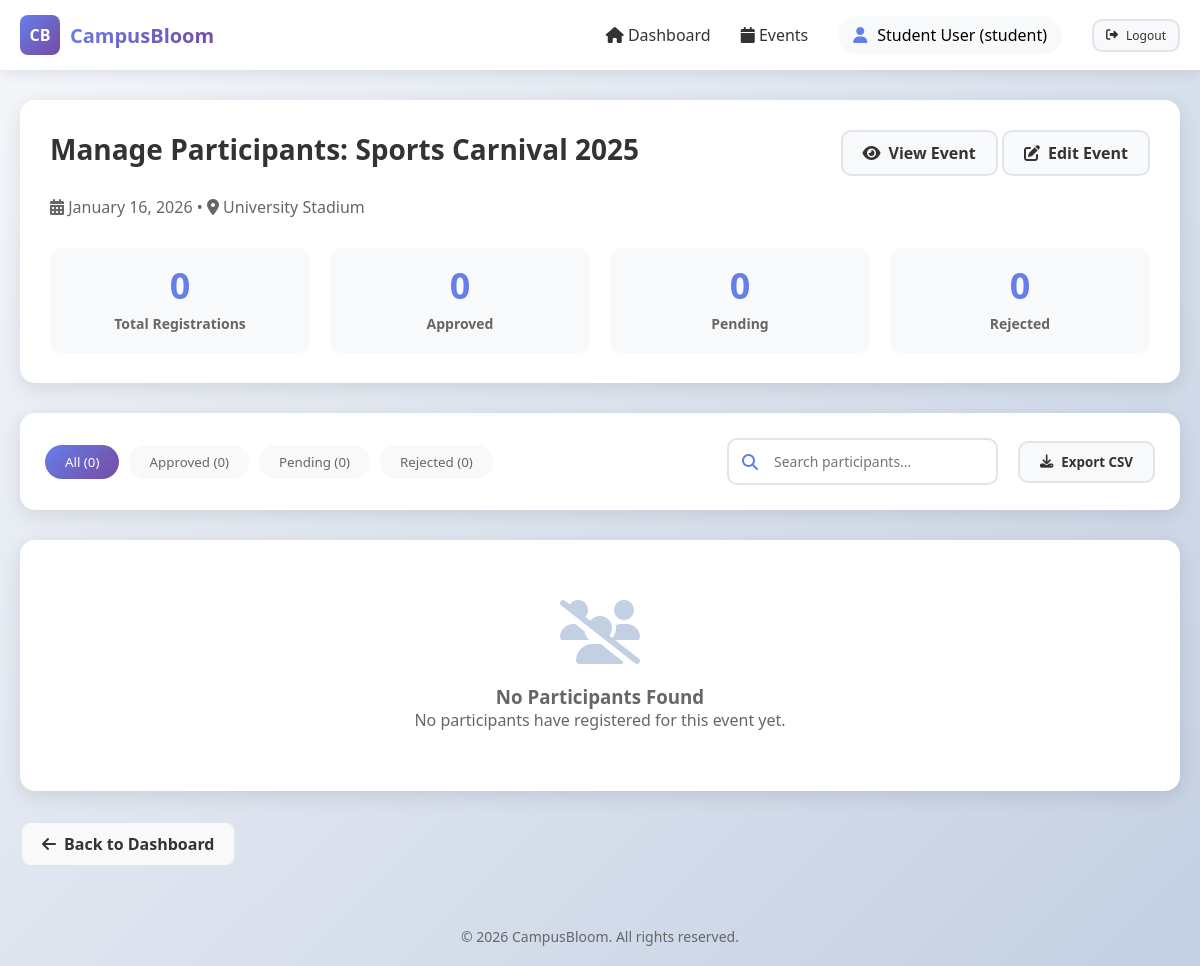
Page /manage.php?id=2 (signed in) on the committed database.
### tables this page shows
CREATE TABLE `events` (
  `id` int(11) NOT NULL,
  `event_name` varchar(255) NOT NULL,
  `description` text DEFAULT NULL,
  `organizer` varchar(255) NOT NULL,
  `organizer_email` varchar(255) NOT NULL,
  `event_type` varchar(100) NOT NULL,
  `venue` varchar(255) NOT NULL,
  `event_date` date NOT NULL,
  `event_time` time NOT NULL,
  `mode` enum('physical','online','hybrid') DEFAULT 'physical',
  `reg_close_date` date DEFAULT NULL,
  `max_participants` int(11) DEFAULT NULL,
  `fee` enum('free','paid') DEFAULT 'free',
  `fee_amount` decimal(10,2) DEFAULT 0.00,
  `contact_person` varchar(100) DEFAULT NULL,
  `contact_no` varchar(20) DEFAULT NULL,
  `remarks` text DEFAULT NULL,
  `status` enum('active','inactive') DEFAULT 'active',
  `created_by` int(11) NOT NULL,
  `created_at` timestamp NOT NULL DEFAULT current_timestamp(),
  `last_updated` timestamp NOT NULL DEFAULT current_timestamp() ON UPDATE current_timestamp()
);

### config.php (called while the page is built, shortened)
<?php
function formatDate($date, $format = 'F j, Y') {
    return date($format, strtotime($date));
}
?>

### manage.php (the view, shortened to what this page needs)
<?php
require_once 'config.php';
$event_id = (int)$_GET['id'];
$current_user = $_SESSION['currentUser'] ?? [];
$user_role = $current_user['role'] ?? 'public';
$check_stmt = $conn->prepare("SELECT * FROM events WHERE id = ?");
$check_stmt->bind_param("i", $event_id);
$check_stmt->execute();
$event_result = $check_stmt->get_result();
$event = $event_result->fetch_assoc();
$details_stmt = $conn->prepare("
    SELECT e.*,
           (SELECT COUNT(*) FROM registrations WHERE event_id = e.id) as total_registrations,
           (SELECT COUNT(*) FROM registrations WHERE event_id = e.id AND status = 'approved') as approved_count,
           (SELECT COUNT(*) FROM registrations WHERE event_id = e.id AND status = 'pending') as pending_count,
           (SELECT COUNT(*) FROM registrations WHERE event_id = e.id AND status = 'rejected') as rejected_count
    FROM events e
    WHERE e.id = ?
");
$details_stmt->bind_param("i", $event_id);
$details_stmt->execute();
$event_details = $details_stmt->get_result()->fetch_assoc();
$filter = isset($_GET['filter']) ? $_GET['filter'] : 'all';
$search = isset($_GET['search']) ? $_GET['search'] : '';
$participants_sql = "
    SELECT r.*, u.name, u.email, u.phone, u.organization, u.role as user_role
    FROM registrations r
    JOIN users u ON r.user_id = u.id
    WHERE r.event_id = ?
";
$params = [$event_id];
$types = 'i';
$participants_sql .= " ORDER BY r.created_at DESC";
$participants_stmt = $conn->prepare($participants_sql);
if (!empty($params)) {
    $participants_stmt->bind_param($types, ...$params);
}
$participants_stmt->execute();
$participants = $participants_stmt->get_result();
$total_participants = $participants->num_rows;
?>
<!DOCTYPE html>
<html lang="en">
<head>
    <link rel="stylesheet" href="https://cdnjs.cloudflare.com/ajax/libs/font-awesome/6.4.0/css/all.min.css">
</head>
<body>
    <nav class="navbar">
        <div class="navbar-container">
            <a href="dashboard.php" class="logo">
                <div class="logo-icon">CB</div>
                <div class="logo-text">CampusBloom</div>
            </a>
            <div class="nav-links">
                <a href="dashboard.php"><i class="fas fa-home"></i> Dashboard</a>
                <a href="events.php"><i class="fas fa-calendar"></i> Events</a>
                <div class="user-info">
                    <i class="fas fa-user"></i>
                    <span><?php echo htmlspecialchars($current_user['name'] ?? 'User'); ?> (<?php echo htmlspecialchars($user_role); ?>)</span>
                </div>
                <a href="logout.php" class="btn btn-secondary btn-sm"><i class="fas fa-sign-out-alt"></i> Logout</a>
            </div>
        </div>
    </nav>
    <div class="manage-container">
        <div class="manage-header">
            <div class="header-title">
                <h1>Manage Participants: <?php echo htmlspecialchars($event['event_name']); ?></h1>
                <div>
                    <a href="view_event.php?id=<?php echo $event_id; ?>" class="btn btn-secondary">
                        <i class="fas fa-eye"></i> View Event
                    </a>
                    <a href="edit_event.php?id=<?php echo $event_id; ?>" class="btn btn-secondary">
                        <i class="fas fa-edit"></i> Edit Event
                    </a>
                </div>
            </div>
            <p style="color: #666; margin-bottom: 20px;">
                <i class="fas fa-calendar-alt"></i> <?php echo formatDate($event['event_date']); ?> •
                <i class="fas fa-map-marker-alt"></i> <?php echo htmlspecialchars($event['venue']); ?>
            </p>
            <div class="event-stats">
                <div class="stat-card">
                    <div class="stat-number"><?php echo $event_details['total_registrations']; ?></div>
                    <div class="stat-label">Total Registrations</div>
                </div>
                <div class="stat-card">
                    <div class="stat-number"><?php echo $event_details['approved_count']; ?></div>
                    <div class="stat-label">Approved</div>
                </div>
                <div class="stat-card">
                    <div class="stat-number"><?php echo $event_details['pending_count']; ?></div>
                    <div class="stat-label">Pending</div>
                </div>
                <div class="stat-card">
                    <div class="stat-number"><?php echo $event_details['rejected_count']; ?></div>
                    <div class="stat-label">Rejected</div>
                </div>
            </div>
        </div>
        <div class="manage-actions">
            <div class="filter-tabs">
                <button class="filter-tab <?php echo $filter == 'all' ? 'active' : ''; ?>" onclick="window.location.href='?id=<?php echo $event_id; ?>&filter=all'">
                    All (<?php echo $event_details['total_registrations']; ?>)
                </button>
                <button class="filter-tab <?php echo $filter == 'approved' ? 'active' : ''; ?>" onclick="window.location.href='?id=<?php echo $event_id; ?>&filter=approved'">
                    Approved (<?php echo $event_details['approved_count']; ?>)
                </button>
                <button class="filter-tab <?php echo $filter == 'pending' ? 'active' : ''; ?>" onclick="window.location.href='?id=<?php echo $event_id; ?>&filter=pending'">
                    Pending (<?php echo $event_details['pending_count']; ?>)
                </button>
                <button class="filter-tab <?php echo $filter == 'rejected' ? 'active' : ''; ?>" onclick="window.location.href='?id=<?php echo $event_id; ?>&filter=rejected'">
                    Rejected (<?php echo $event_details['rejected_count']; ?>)
                </button>
            </div>
            <form method="GET" action="" class="search-box">
                <i class="fas fa-search"></i>
                <input type="text" name="search" placeholder="Search participants..." value="<?php echo htmlspecialchars($search); ?>">
            </form>
            <form method="POST" action="" id="bulkForm">
                <div class="bulk-actions">
                    <button type="submit" name="action" value="export_csv" class="btn btn-secondary">
                        <i class="fas fa-download"></i> Export CSV
                    </button>
                </div>
            </form>
        </div>
        <div class="participants-table">
            <?php if ($total_participants > 0): ?>
                <div class="table-header">
                    <div><input type="checkbox" id="selectAll"></div>
                    <div>Participant</div>
                    <div>Contact</div>
                    <div>Organization</div>
                    <div>Role</div>
                    <div>Status</div>
                    <div>Attendance</div>
                    <div>Actions</div>
                </div>
                <form method="POST" action="" id="participantsForm">
                    <input type="hidden" name="id" value="<?php echo $event_id; ?>">
                    <?php while($participant = $participants->fetch_assoc()):
                        $has_attended = columnExists('registrations', 'attended');
                        $has_status = columnExists('registrations', 'status');
                        $participant_status = $has_status ? $participant['status'] : 'pending';
                        $participant_attended = $has_attended ? $participant['attended'] : 0;
                    ?>
                        <div class="table-row">
                            <div>
                                <input type="checkbox" name="selected_participants[]" value="<?php echo $participant['id']; ?>" class="participant-checkbox">
                            </div>
                            <div>
                                <strong><?php echo htmlspecialchars($participant['name']); ?></strong>
                                <div style="font-size: 12px; color: #666; margin-top: 3px;">
                                    Reg: <?php echo formatDate($participant['created_at']); ?>
                                </div>
                            </div>
                            <div>
                                <div><?php echo htmlspecialchars($participant['email']); ?></div>
                                <div style="font-size: 12px; color: #666; margin-top: 3px;">
                                    <?php echo !empty($participant['phone']) ? htmlspecialchars($participant['phone']) : 'No phone'; ?>
                                </div>
                            </div>
                            <div>
                                <?php echo !empty($participant['organization']) ? htmlspecialchars($participant['organization']) : '—'; ?>
                            </div>
                            <div>
                                <span style="padding: 4px 10px; background: #f0f0f0; border-radius: 3px; font-size: 12px; text-transform: capitalize;">
                                    <?php echo htmlspecialchars($participant['user_role']); ?>
                                </span>
                            </div>
                            <div>
                                <?php if ($has_status): ?>
                                    <span class="status-badge status-<?php echo $participant_status; ?>">
                                        <?php echo $participant_status; ?>
                                    </span>
                                <?php else: ?>
                                    <span class="status-badge status-pending">
                                        Pending
                                    </span>
                                <?php endif; ?>
                            </div>
                            <div>
                                <?php if ($has_status && $participant_status == 'approved' && $has_attended): ?>
                                    <span class="attendance-badge <?php echo $participant_attended ? 'attended' : 'not-attended'; ?>">
                                        <?php echo $participant_attended ? 'Attended' : 'Not Attended'; ?>
                                    </span>
                                <?php else: ?>
                                    <span style="color: #999; font-size: 12px;">N/A</span>
                                <?php endif; ?>
                            </div>
                            <div>
                                <div class="action-buttons">
                                    <?php if ($has_status && $participant_status == 'pending'): ?>
                                        <button type="submit" name="action" value="approve" class="btn btn-primary btn-sm">
                                            <i class="fas fa-check"></i>
                                        </button>
                                        <button type="submit" name="action" value="reject" class="btn btn-secondary btn-sm" style="background: #ff6b6b; color: white;">
                                            <i class="fas fa-times"></i>
                                        </button>
                                    <?php elseif ($has_status && $participant_status == 'approved'): ?>
                                        <?php if ($has_attended && $participant_attended): ?>
                                            <button type="submit" name="action" value="remove_attendance" class="btn btn-secondary btn-sm">
                                                <i class="fas fa-user-times"></i>
                                            </button>
                                        <?php elseif ($has_attended): ?>
                                            <button type="submit" name="action" value="mark_attended" class="btn btn-primary btn-sm">
                                                <i class="fas fa-user-check"></i>
                                            </button>
                                        <?php endif; ?>
                                    <?php elseif ($has_status && $participant_status == 'rejected'): ?>
                                        <button type="submit" name="action" value="approve" class="btn btn-primary btn-sm">
                                            <i class="fas fa-redo"></i>
                                        </button>
                                    <?php elseif (!$has_status): ?>
                                        <button type="submit" name="action" value="approve" class="btn btn-primary btn-sm">
                                            <i class="fas fa-check"></i> Approve
                                        </button>
                                    <?php endif; ?>
                                    <input type="hidden" name="participant_id" value="<?php echo $participant['id']; ?>">
                                </div>
                            </div>
                        </div>
                    <?php endwhile; ?>
                </form>
                <div style="padding: 15px 20px; background: #f8f9fa; text-align: center; color: #666; font-size: 14px;">
                    Showing <?php echo $total_participants; ?> participant<?php echo $total_participants != 1 ? 's' : ''; ?>
                </div>
            <?php else: ?>
                <div class="empty-state">
                    <i class="fas fa-users-slash"></i>
                    <h3>No Participants Found</h3>
                    <p><?php echo !empty($search) ? 'No participants match your search criteria.' : 'No participants have registered for this event yet.'; ?></p>
                </div>
            <?php endif; ?>
        </div>
        <div style="display: flex; justify-content: space-between; align-items: center; margin-top: 30px;">
            <a href="dashboard.php" class="btn btn-secondary">
                <i class="fas fa-arrow-left"></i> Back to Dashboard
            </a>
        </div>
    </div>
    <div class="footer">
        <p>&copy; <?php echo date('Y'); ?> CampusBloom. All rights reserved.</p>
    </div>
</body>
</html>

### rows in the picture
events: event_name "Sports Carnival 2025", event_date "January 16, 2026", venue "University Stadium"

### other values in the picture
$current_user['name'] "Student User"
$user_role "student"
$event_details['total_registrations'] "0"
$event_details['approved_count'] "0"
$event_details['pending_count'] "0"
$event_details['rejected_count'] "0"
